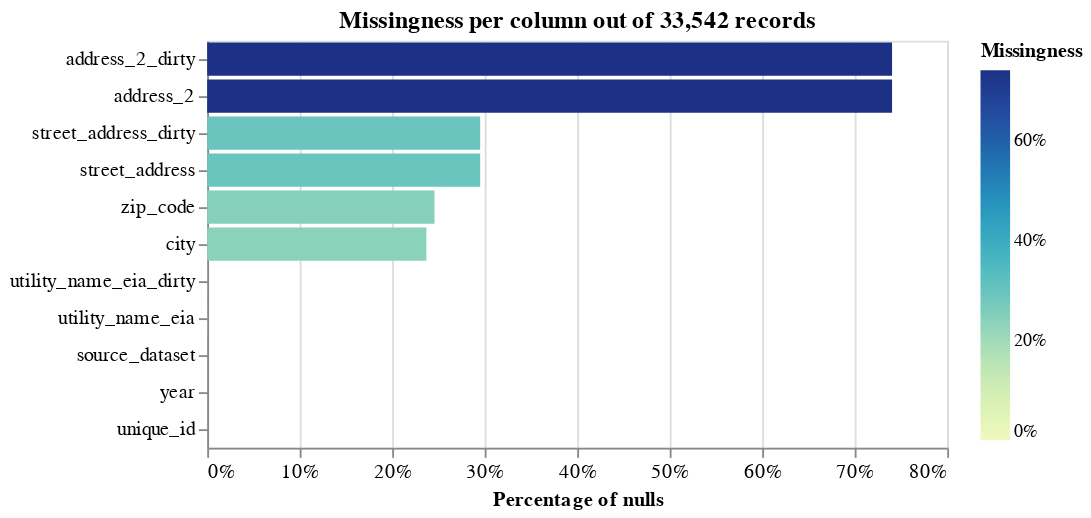

The code cell stored with this chart in its notebook:
### Code cell
linker.missingness_chart()

### Figure 1 — Vega-Lite specification as saved in the notebook (floating-point values rounded to 4 significant figures)
{"config": {"view": {"continuousWidth": 400, "continuousHeight": 300, "width": 400}, "axis": {"labelFontSize": 11}}, "title": "", "layer": [{"mark": "bar", "encoding": {"color": {"type": "quantitative", "field": "null_proportion", "legend": {"format": ".0%"}, "scale": {"range": "heatmap"}, "title": "Missingness"}, "tooltip": [{"type": "nominal", "field": "column_name", "title": "Column"}, {"type": "quantitative", "field": "null_count", "format": ",.0f", "title": "Count of nulls"}, {"type": "quantitative", "field": "null_proportion", "format": ".2%", "title": "Percentage of nulls"}, {"type": "quantitative", "field": "total_record_count", "format": ",.0f", "title": "Total record count"}], "x": {"type": "quantitative", "axis": {"format": "%", "title": "Percentage of nulls"}, "field": "null_proportion"}, "y": {"type": "nominal", "axis": {"title": ""}, "field": "column_name", "sort": "-x"}}, "title": "Missingness per column out of 33,542 records"}], "data": {"values": [{"null_proportion": 0.0, "null_count": 0, "total_record_count": 33542, "column_name": "source_dataset"}, {"null_proportion": 0.0, "null_count": 0, "total_record_count": 33542, "column_name": "year"}, {"null_proportion": 8.947e-05, "null_count": 3, "total_record_count": 33542, "column_name": "utility_name_eia_dirty"}, {"null_proportion": 0.2369, "null_count": 7947, "total_record_count": 33542, "column_name": "city"}, {"null_proportion": 0.2951, "null_count": 9899, "total_record_count": 33542, "column_name": "street_address_dirty"}, {"null_proportion": 0.7404, "null_count": 24834, "total_record_count": 33542, "column_name": "address_2_dirty"}, {"null_proportion": 0.2457, "null_count": 8241, "total_record_count": 33542, "column_name": "zip_code"}, {"null_proportion": 8.947e-05, "null_count": 3, "total_record_count": 33542, "column_name": "utility_name_eia"}, {"null_proportion": 0.2951, "null_count": 9899, "total_record_count": 33542, "column_name": "street_address"}, {"null_proportion": 0.7404, "null_count": 24834, "total_record_count": 33542, "column_name": "address_2"}, {"null_proportion": 0.0, "null_count": 0, "total_record_count": 33542, "column_name": "unique_id"}], "name": "data-0e7bce5a1d2f132e282789d6ef7780fe"}, "$schema": "https://vega.github.io/schema/vega-lite/v4.8.1.json"}
